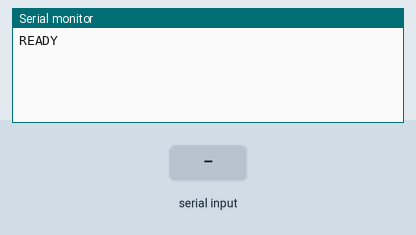
Recording of a sketch running on a simulated Arduino Uno, built with avr-gcc and run on an emulated ATmega328P. Parts: the last lines printed to the serial monitor. The test bench sets the inputs (shaded band).

Above: at 1.2 s.
1.3 s: "90,45,200\n" received over Serial
At 1.7 s:
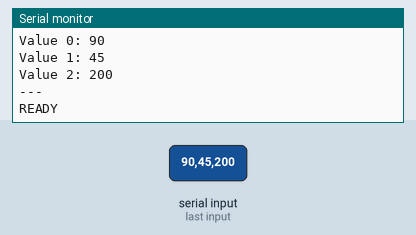
2.8 s: "90,45\n" received over Serial
At 3.9 s:
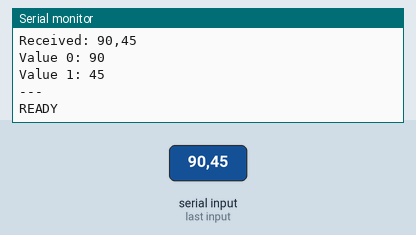
4.3 s: "5\n" received over Serial
At 5.0 s:
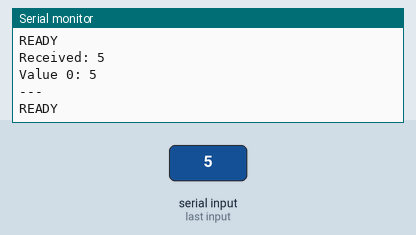
Timing chart, 0 to 7.3 s (numbered marks = the images above; inputs shaded):
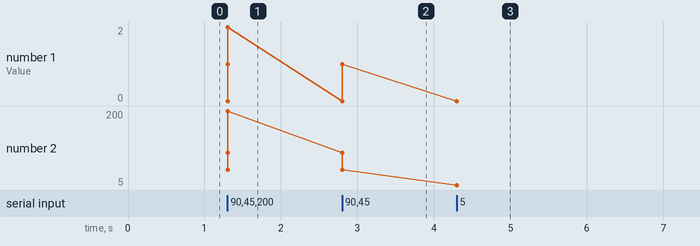

Measured:
- after the input at 1.3 s, the serial monitor: prints a new line at once (image 1)
- after the input at 2.8 s, the serial monitor: prints a new line at once (image 2)
- after the input at 4.3 s, the serial monitor: prints a new line at once (image 3)
- plotted number 2: 45 → 5 after the input at 4.3 s

The sketch:

BoeingSerialPrinter.ino
```cpp
// Should be big enough for our data payloads.
const int BUFFER_SIZE = 64;
char inputBuffer[BUFFER_SIZE];
int bufferIndex = 0;

void setup() {
  Serial.begin(115200);
  while (!Serial) {
    ; // wait for serial port to connect. Needed for native USB port only
  }
  Serial.println("READY");
}

void loop() {
  while (Serial.available() > 0) {
    char inChar = (char)Serial.read();
    if (inChar == '\n') {
      inputBuffer[bufferIndex] = '\0';
      processBuffer();
      bufferIndex = 0;
      Serial.println("READY");
    } else if (bufferIndex < BUFFER_SIZE - 1) {
      inputBuffer[bufferIndex++] = inChar;
    }
  }
}

void processBuffer() {
  Serial.print("Received: ");
  Serial.println(inputBuffer);

  char* token = strtok(inputBuffer, ",");
  int index = 0;
  // Check to see if these values should be int or float, or if it matters.
  while (token != NULL && index < 12) {  // Assuming 12 values (4 legs * 3 angles each)
    int value = atoi(token);
    Serial.print("Value ");
    Serial.print(index);
    Serial.print(": ");
    Serial.println(value);
    token = strtok(NULL, ",");
    index++;
  }
  Serial.println("---");
}
```
